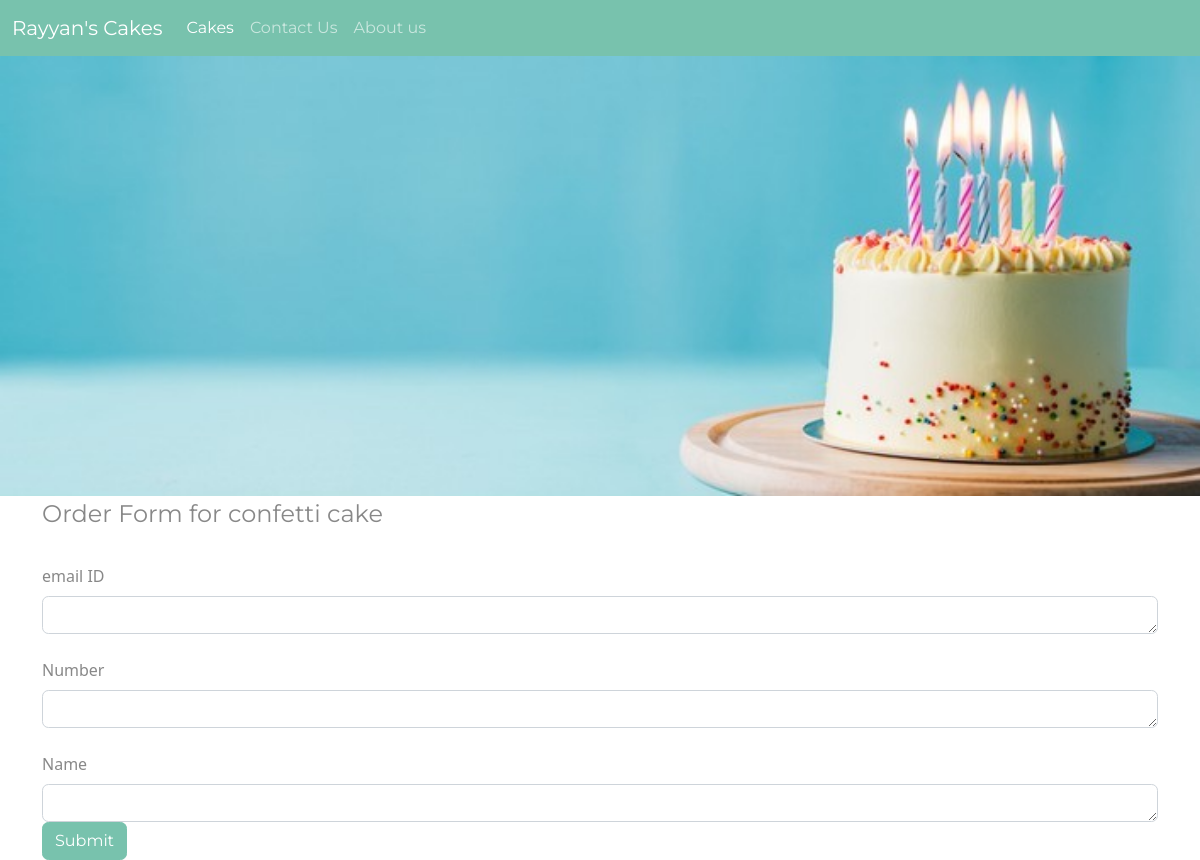
Before: /cakes/2/order/ with the older database file.
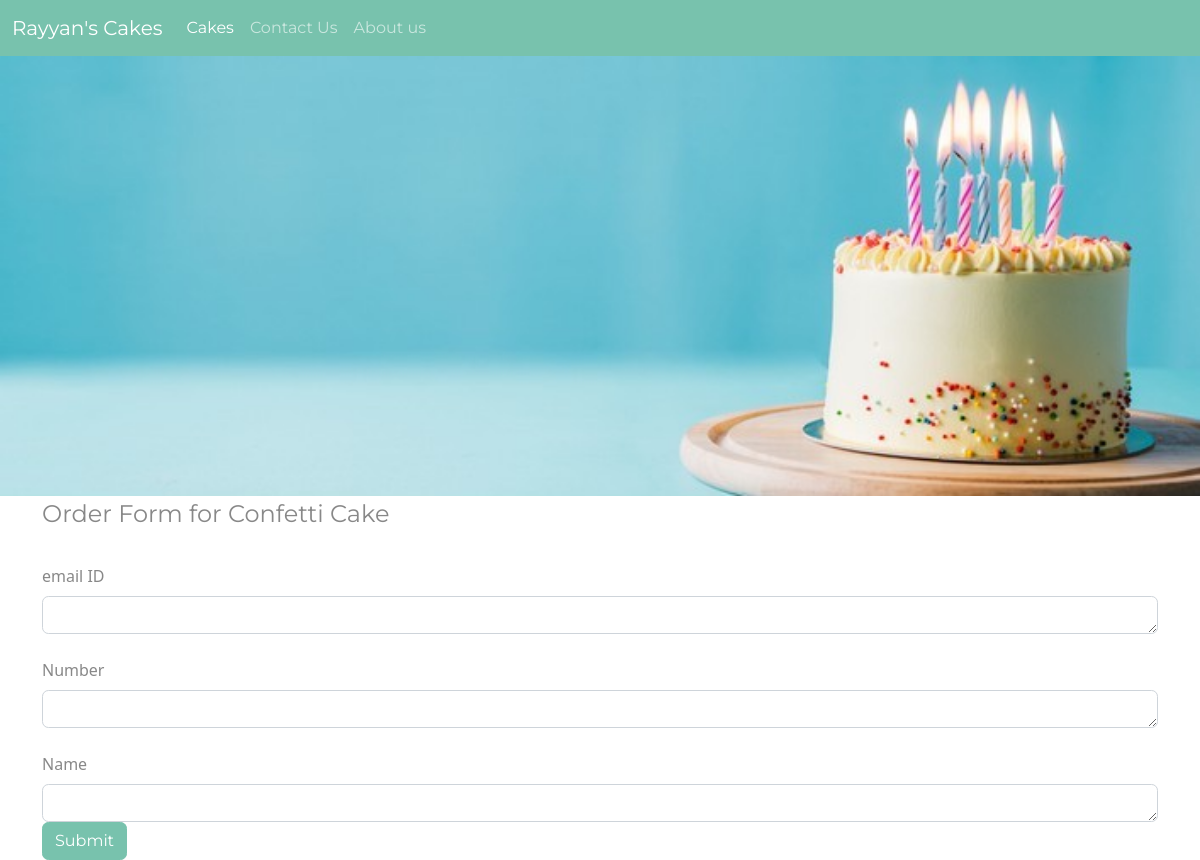
After: the same page with the newer database file.
### cakes/models.py (models this page shows, shortened)
class Cake(models.Model):
    name = models.CharField(max_length=30)
    pub_date = models.DateTimeField('Date Uploaded')
    price = models.IntegerField()
    picture_name = models.CharField(max_length=50)
    description = models.CharField(max_length=100)
    cooking_time = models.IntegerField()

### cakes/views.py (the view)
# urls.py: path('<int:cake_id>/order/', views.order, name='order'),
def order(request, cake_id):
    cake = get_object_or_404(Cake, pk=cake_id)
    return render(request, 'cakes/order.html', {'cake':cake})

### cakes/templates/cakes/order.html (shortened to what this page needs)
<!DOCTYPE html>
<html lang="en">
<head>
  {% load static %}
  <link rel="stylesheet"  href="{%  static  'style.css'  %}">
</head>
<body>
  <div>
    <nav class="navbar navbar-expand-lg navbar-dark bg-primary">
        <div class="container-fluid">
          <a class="navbar-brand" href="#">Rayyan's Cakes</a>
          <div class="collapse navbar-collapse" id="navbarColor01">
            <ul class="navbar-nav me-auto">
              <li class="nav-item">
                <a class="nav-link active" href="{% url 'cakes:index' %}">Cakes
                </a>
              </li>
              <li class="nav-item">
                <a class="nav-link" href="#">Contact Us</a>
              </li>
              <li class="nav-item">
                <a class="nav-link" href="#">About us</a>
              </li>
            </ul>
          </div>
        </div>
      </nav>
      <img src="{% get_static_prefix %}cakes/birthday.jpeg" alt="banner image of a cake" style="width: 100%;">
  </div>
  <div class="container">
    <div class="row">
      <div class="col">
        <form action="comporder" method="Post">
          <fieldset>
              <legend>Order Form for {{ cake.name }}</legend>
              <div class="form-group">
                  <label for="exampleTextarea" class="form-label mt-4">email ID</label>
                  <textarea class="form-control" id="exampleTextarea" name="email_id" rows="1" required></textarea>
                </div>
                <div class="form-group">
                  <label for="exampleTextarea" class="form-label mt-4">Number</label>
                  <textarea class="form-control" id="exampleTextarea" name="number" rows="1" required></textarea>
                </div>
                <div class="form-group">
                  <label for="exampleTextarea" class="form-label mt-4">Name</label>
                  <textarea class="form-control" id="exampleTextarea" name="name" rows="1" required></textarea>
                </div>
                <button type="submit" class="btn btn-primary">Submit</button>
          </fieldset>
        </form>
      </div>
    </div>
  </div>
</body>
</html>

Changed rows visible on the page:
changed Cake: name "confetti cake" → "Confetti Cake"
